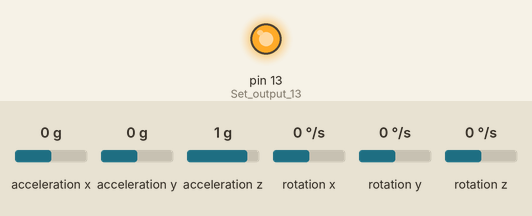
Simulated run of this sketch. Board: Arduino Uno, built with avr-gcc and run on an emulated ATmega328P. Parts: output pins drawn as LEDs (lit = HIGH). Wiring (inferred from the names in the program): MPU-6050 motion sensor at I2C address 0x68. The test bench sets the inputs (shaded band); at power-on: acceleration x 0 g, acceleration y 0 g, acceleration z 1 g, rotation x 0 °/s, rotation y 0 °/s, rotation z 0 °/s. What the sketch prints to the serial monitor is not drawn.

Above: at 0.1 s.
At 11.1 s:
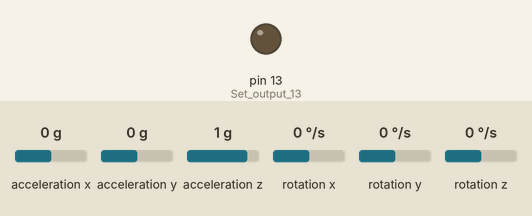
Timing chart, 0 to 12.6 s (numbered marks = the images above):
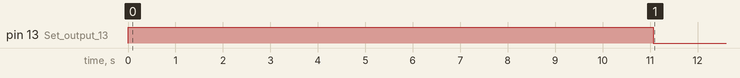

The sketch:

MPU6050_orig.ino
```cpp
#include <Wire.h>

//Declaring some global variables
int gyro_x, gyro_y, gyro_z;
long acc_x, acc_y, acc_z, acc_total_vector;
int temperature;
long gyro_x_cal, gyro_y_cal, gyro_z_cal;

float angle_pitch, angle_roll;
int angle_pitch_buffer, angle_roll_buffer;
boolean set_gyro_angles;
float angle_roll_acc, angle_pitch_acc;
float angle_pitch_output, angle_roll_output;

void setup()
{
  Wire.begin();                                                        //Start I2C as master
  Serial.begin(115200);                                               //Use only for debugging
  pinMode(13, OUTPUT);                                                 //Set output 13 (LED) as output

  setup_mpu_6050_registers();                                          //Setup the registers of the MPU-6050 (500dfs / +/-8g) and start the gyro

  digitalWrite(13, HIGH);                                              //Set digital output 13 high to indicate startup

  Serial.println("MPU-6050 IMU V1.0");                                         //Print text to screen

  delay(1500);                                                         //Delay 1.5 second to display the text

  Serial.println("Calibrating gyro");                                       //Print text to screen

  /* Calibration algorithm */
  for (int cal_int = 0; cal_int < 2000 ; cal_int++) {                 //Run this code 2000 times
    if (cal_int % 125 == 0)
      Serial.print(".");                              //Print a dot on the LCD every 125 readings
    read_mpu_6050_data();                                              //Read the raw acc and gyro data from the MPU-6050
    gyro_x_cal += gyro_x;                                              //Add the gyro x-axis offset to the gyro_x_cal variable
    gyro_y_cal += gyro_y;                                              //Add the gyro y-axis offset to the gyro_y_cal variable
    gyro_z_cal += gyro_z;                                              //Add the gyro z-axis offset to the gyro_z_cal variable
    delay(3);                                                          //Delay 3us to simulate the 250Hz program loop
  }

  Serial.println();

  gyro_x_cal /= 2000;                                                  //Divide the gyro_x_cal variable by 2000 to get the avarage offset
  gyro_y_cal /= 2000;                                                  //Divide the gyro_y_cal variable by 2000 to get the avarage offset
  gyro_z_cal /= 2000;                                                  //Divide the gyro_z_cal variable by 2000 to get the avarage offset

  digitalWrite(13, LOW);                                               //All done, turn the LED off
}

void loop()
{
  read_mpu_6050_data();                                                //Read the raw acc and gyro data from the MPU-6050

  gyro_x -= gyro_x_cal;                                                //Subtract the offset calibration value from the raw gyro_x value
  gyro_y -= gyro_y_cal;                                                //Subtract the offset calibration value from the raw gyro_y value
  gyro_z -= gyro_z_cal;                                                //Subtract the offset calibration value from the raw gyro_z value

#if 0
  Serial.print(gyro_x_cal);
  Serial.print("(gyro_x_cal)");
  Serial.print('\t');
  Serial.print(gyro_y_cal);
  Serial.print("(gyro_y_cal)");
  Serial.print('\t');
  Serial.print(gyro_z_cal);
  Serial.print("(gyro_z_cal)");
  Serial.print('\t');
  Serial.print(gyro_x);
  Serial.print("(gyro_x)");
  Serial.print('\t');
  Serial.print(gyro_y);
  Serial.print("(gyro_y)");
  Serial.print('\t');
#endif
  Serial.print(gyro_z);
  Serial.println("(gyro_z)");

  delay(200);
}

void setup_mpu_6050_registers()
{
  //Activate the MPU-6050
  Wire.beginTransmission(0x68);                                        //Start communicating with the MPU-6050
  Wire.write(0x6B);                                                    //Send the requested starting register
  Wire.write(0x00);                                                    //Set the requested starting register
  Wire.endTransmission();                                              //End the transmission
  //Configure the accelerometer (+/-8g)
  Wire.beginTransmission(0x68);                                        //Start communicating with the MPU-6050
  Wire.write(0x1C);                                                    //Send the requested starting register
  Wire.write(0x10);                                                    //Set the requested starting register
  Wire.endTransmission();                                              //End the transmission
  //Configure the gyro (500dps full scale)
  Wire.beginTransmission(0x68);                                        //Start communicating with the MPU-6050
  Wire.write(0x1B);                                                    //Send the requested starting register
  Wire.write(0x08);                                                    //Set the requested starting register
  Wire.endTransmission();                                              //End the transmission
}

void read_mpu_6050_data() {                                            //Subroutine for reading the raw gyro and accelerometer data
  Wire.beginTransmission(0x68);                                        //Start communicating with the MPU-6050
  Wire.write(0x3B);                                                    //Send the requested starting register
  Wire.endTransmission();                                              //End the transmission
  Wire.requestFrom(0x68, 14);                                          //Request 14 bytes from the MPU-6050
  while (Wire.available() < 14);                                       //Wait until all the bytes are received

  acc_x = Wire.read() << 8 | Wire.read();                                //Add the low and high byte to the acc_x variable
  acc_y = Wire.read() << 8 | Wire.read();                                //Add the low and high byte to the acc_y variable
  acc_z = Wire.read() << 8 | Wire.read();                                //Add the low and high byte to the acc_z variable
  temperature = Wire.read() << 8 | Wire.read();                          //Add the low and high byte to the temperature variable
  gyro_x = Wire.read() << 8 | Wire.read();                               //Add the low and high byte to the gyro_x variable
  gyro_y = Wire.read() << 8 | Wire.read();                               //Add the low and high byte to the gyro_y variable
  gyro_z = Wire.read() << 8 | Wire.read();                               //Add the low and high byte to the gyro_z variable
}
```
